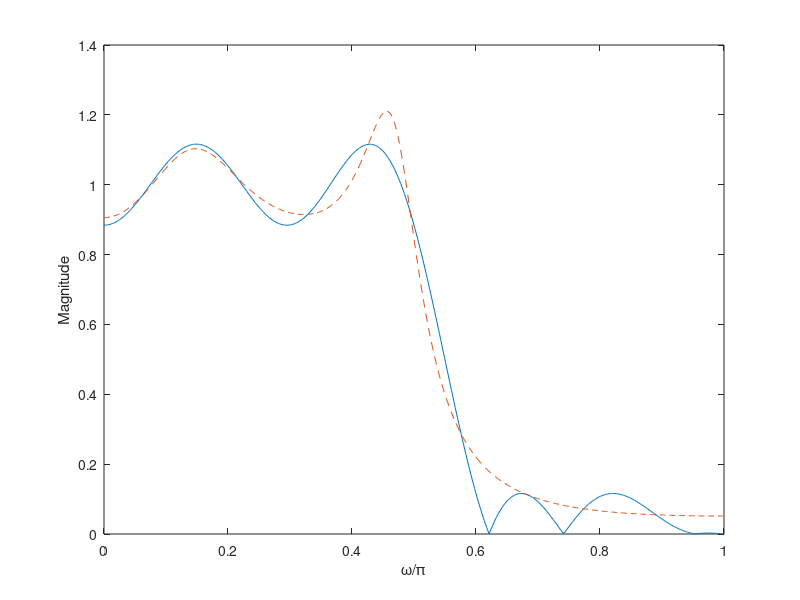

This figure's MATLAB source:
% Program 15_5
% Development of an AR Model of an FIR Filter
%
b = remez(13, [0 0.5 0.6 1], [1 1 0 0]);
[h,w] = freqz(b,1,512);
[d,E] = lpc(b,7);
[h1,w] = freqz(sqrt(E*length(b)),d,512);
plot(w/pi,abs(h),'-',w/pi,abs(h1),'--');
xlabel('\omega/\pi');ylabel('Magnitude');